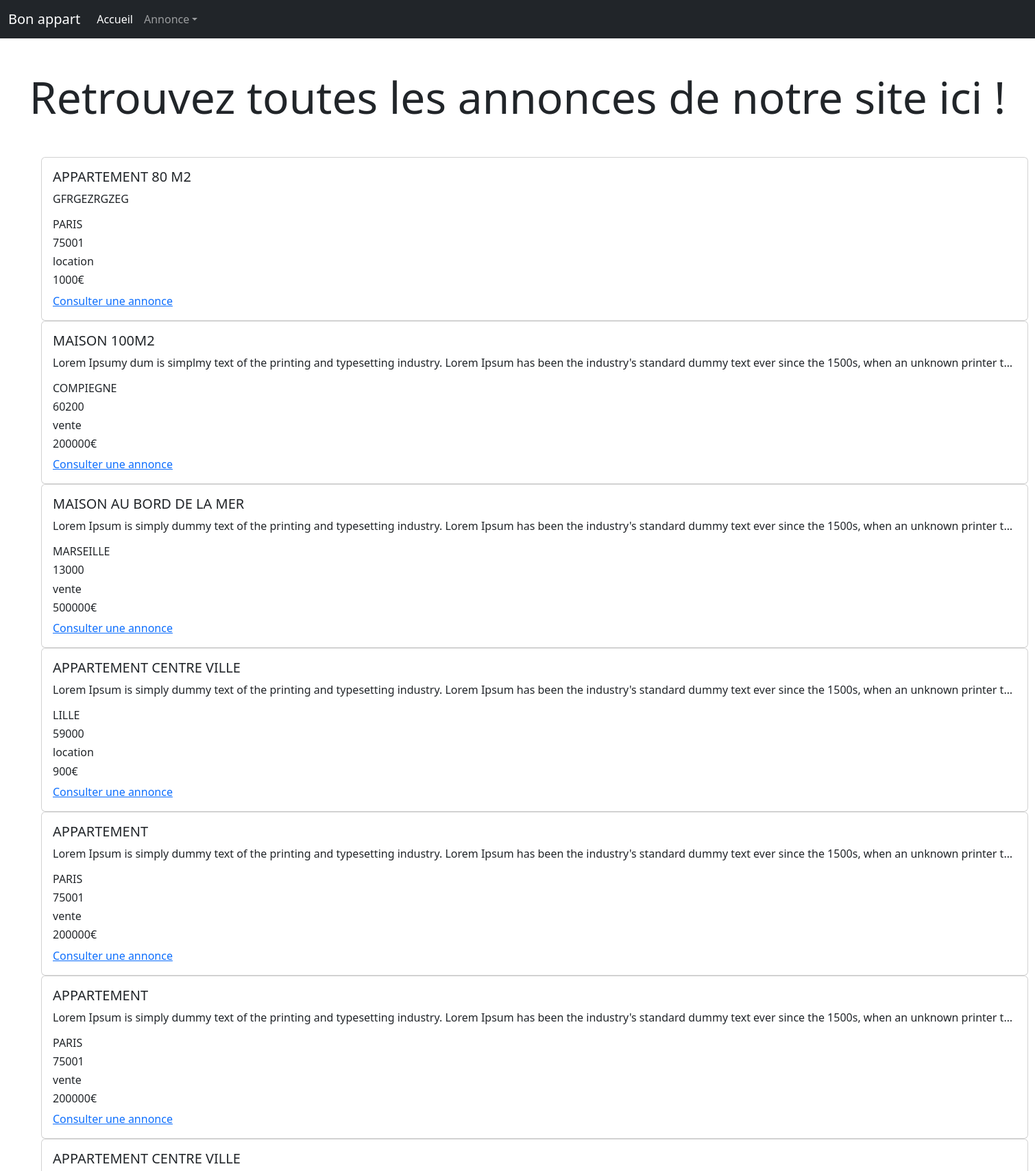
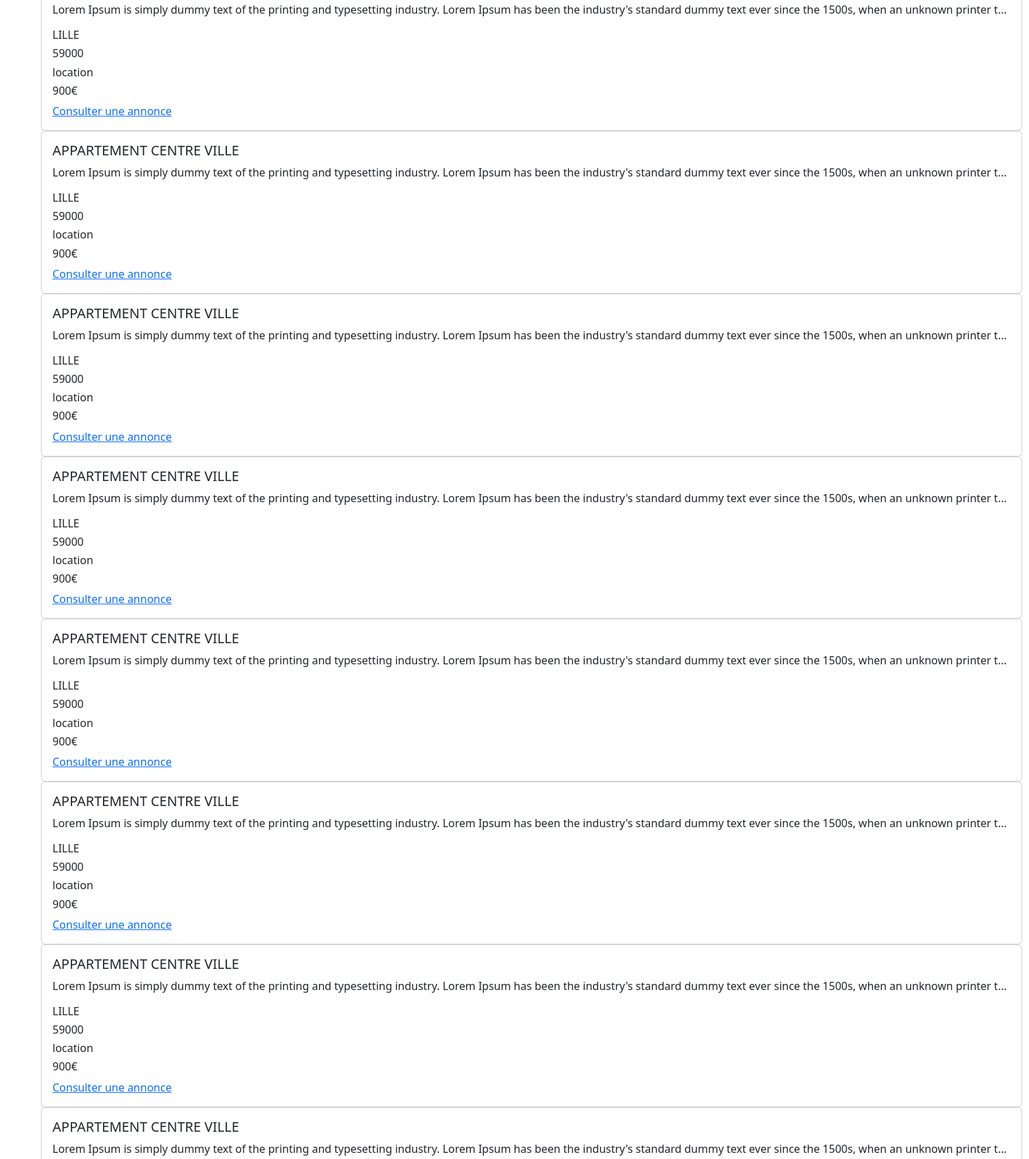
The page /consulter_toute_annonce.php (upper part) on the database its author committed (2 pictures, top to bottom).
### tables this page shows
CREATE TABLE `advert` (
  `id` int(3) NOT NULL,
  `title` varchar(30) NOT NULL,
  `description` text NOT NULL,
  `postal_code` int(5) UNSIGNED ZEROFILL NOT NULL,
  `city` varchar(50) NOT NULL,
  `type` enum('location','vente','','') NOT NULL,
  `price` int(6) NOT NULL,
  `reservation_message` text NOT NULL
);

### inc/init.php (called while the page is built, shortened)
<?php
$content = "";

### consulter_toute_annonce.php (the view)
<?php
    require_once './inc/init.php';
        $r = $pdo->query("SELECT * FROM advert");
        while($data = $r->fetch(PDO::FETCH_ASSOC))
        {
            $content .= '<div class="card" style="width: 90rem;">
            <div class="card-body">
                <h5 class="card-title" style="text-transform:uppercase;">'.$data['title'].'</h5>
                <p class="card-text text-truncate">'.$data['description'].'</p>
                <h6 class="card-text">'.$data['city'].'</h6>
                <h6 class="card-text">'.$data['postal_code'].'</h6>
                <h6 class="card-text">'.$data['type'].'</h6>
                <h6 class="card-text">'.$data['price'].'€</h6>
                <a href="consulter_une_annonce.php?action='.$data['id'].'">Consulter une annonce</a>
            </div>
            </div>';
        }
?>
<?php
    require_once './inc/header.inc.php';
?>
<h1 class="text-center lead display-3 mt-5">Retrouvez toutes les annonces de notre site ici !</h1>
<div class="container m-5">
    <?= $content ?>
</div>
<?php
    require_once './inc/footer.inc.php';
?>

### rows shown on the page
advert: title "APPARTEMENT 80 M2", description "GFRGEZRGZEG", city "PARIS", postal_code "75001", type "location", price "1000"
advert: title "MAISON 100M2", description "Lorem Ipsumy dum is simplmy text of the printing and typesetting industry. Lorem Ipsum has been the industry's standard dummy text ever since the 1500s, when an unknown printer t…", city "COMPIEGNE", postal_code "60200", type "vente", price "200000"
advert: title "MAISON AU BORD DE LA MER", description "Lorem Ipsum is simply dummy text of the printing and typesetting industry. Lorem Ipsum has been the industry's standard dummy text ever since the 1500s, when an unknown printer t…", city "MARSEILLE", postal_code "13000", type "vente", price "500000"
advert: title "APPARTEMENT CENTRE VILLE", description "Lorem Ipsum is simply dummy text of the printing and typesetting industry. Lorem Ipsum has been the industry's standard dummy text ever since the 1500s, when an unknown printer t…", city "LILLE", postal_code "59000", type "location", price "900"
advert: title "APPARTEMENT", description "Lorem Ipsum is simply dummy text of the printing and typesetting industry. Lorem Ipsum has been the industry's standard dummy text ever since the 1500s, when an unknown printer t…", city "PARIS", postal_code "75001", type "vente", price "200000"
advert: title "APPARTEMENT", description "Lorem Ipsum is simply dummy text of the printing and typesetting industry. Lorem Ipsum has been the industry's standard dummy text ever since the 1500s, when an unknown printer t…", city "PARIS", postal_code "75001", type "vente", price "200000"
advert: title "APPARTEMENT CENTRE VILLE", description "Lorem Ipsum is simply dummy text of the printing and typesetting industry. Lorem Ipsum has been the industry's standard dummy text ever since the 1500s, when an unknown printer t…", city "LILLE", postal_code "59000", type "location", price "900"
advert: title "APPARTEMENT CENTRE VILLE", description "Lorem Ipsum is simply dummy text of the printing and typesetting industry. Lorem Ipsum has been the industry's standard dummy text ever since the 1500s, when an unknown printer t…", city "LILLE", postal_code "59000", type "location", price "900"
advert: title "APPARTEMENT CENTRE VILLE", description "Lorem Ipsum is simply dummy text of the printing and typesetting industry. Lorem Ipsum has been the industry's standard dummy text ever since the 1500s, when an unknown printer t…", city "LILLE", postal_code "59000", type "location", price "900"
advert: title "APPARTEMENT CENTRE VILLE", description "Lorem Ipsum is simply dummy text of the printing and typesetting industry. Lorem Ipsum has been the industry's standard dummy text ever since the 1500s, when an unknown printer t…", city "LILLE", postal_code "59000", type "location", price "900"
advert: title "APPARTEMENT CENTRE VILLE", description "Lorem Ipsum is simply dummy text of the printing and typesetting industry. Lorem Ipsum has been the industry's standard dummy text ever since the 1500s, when an unknown printer t…", city "LILLE", postal_code "59000", type "location", price "900"
advert: title "APPARTEMENT CENTRE VILLE", description "Lorem Ipsum is simply dummy text of the printing and typesetting industry. Lorem Ipsum has been the industry's standard dummy text ever since the 1500s, when an unknown printer t…", city "LILLE", postal_code "59000", type "location", price "900"
advert: title "APPARTEMENT CENTRE VILLE", description "Lorem Ipsum is simply dummy text of the printing and typesetting industry. Lorem Ipsum has been the industry's standard dummy text ever since the 1500s, when an unknown printer t…", city "LILLE", postal_code "59000", type "location", price "900"
advert: title "APPARTEMENT CENTRE VILLE", description "Lorem Ipsum is simply dummy text of the printing and typesetting industry. Lorem Ipsum has been the industry's standard dummy text ever since the 1500s, when an unknown printer t…"
